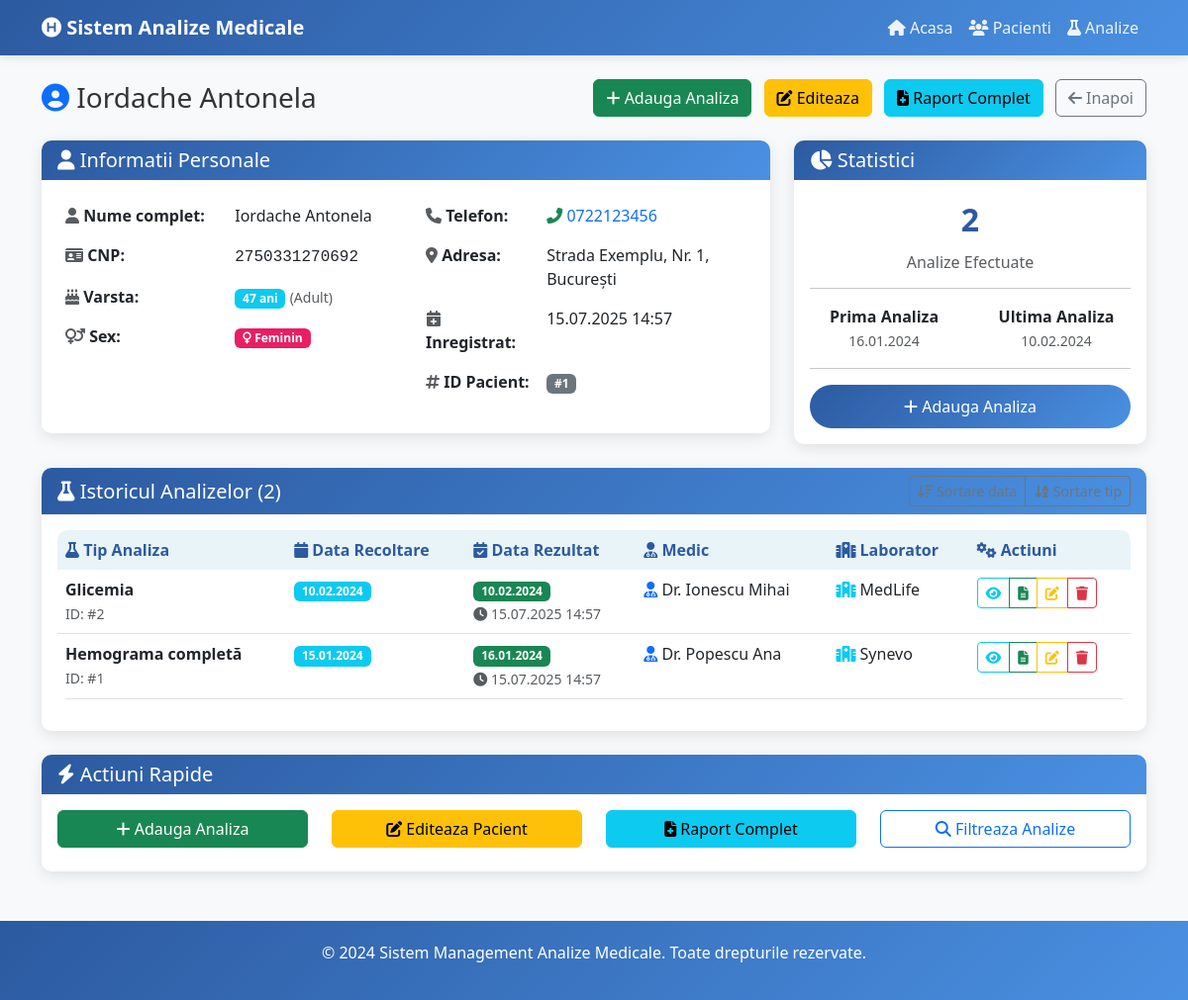
Screenshot of /patients/view/1 with the database file from the repository.
### app.py (models this page shows, shortened)
class Patient(db.Model):
    __tablename__ = 'patients'
    id = db.Column(db.Integer, primary_key=True)
    nume = db.Column(db.String(100), nullable=False, index=True)
    prenume = db.Column(db.String(100), nullable=False, index=True)
    cnp = db.Column(db.String(13), unique=True, nullable=False, index=True)
    varsta = db.Column(db.Integer, nullable=False)
    sex = db.Column(db.String(1), nullable=False)  # M/F
    telefon = db.Column(db.String(20))
    adresa = db.Column(db.Text)
    created_at = db.Column(db.DateTime, default=datetime.utcnow, index=True)
    analyses = db.relationship('Analysis', backref='patient', lazy=True, cascade='all, delete-orphan')

class Analysis(db.Model):
    __tablename__ = 'analyses'
    id = db.Column(db.Integer, primary_key=True)
    patient_id = db.Column(db.Integer, db.ForeignKey('patients.id'), nullable=False, index=True)
    tip_analiza = db.Column(db.String(200), nullable=False, index=True)
    rezultat = db.Column(db.Text, nullable=False)
    valori_normale = db.Column(db.String(100))
    observatii = db.Column(db.Text)
    data_recoltare = db.Column(db.Date, nullable=False, index=True)
    data_rezultat = db.Column(db.Date, nullable=False, index=True)
    medic = db.Column(db.String(100))
    laborator = db.Column(db.String(100))
    created_at = db.Column(db.DateTime, default=datetime.utcnow, index=True)

### app.py (the view)
@app.route('/patients/view/<int:id>')
def view_patient(id: int):
    patient = Patient.query.get_or_404(id)
    analyses = Analysis.query.filter_by(patient_id=id).order_by(Analysis.data_rezultat.desc()).all()
    return render_template('patients/view.html', patient=patient, analyses=analyses)

### templates/patients/view.html (shortened to what this page needs)
{% extends "base.html" %}
{% block content %}
<div class="row">
    <div class="col-12">
        <div class="d-flex justify-content-between align-items-center mb-4">
            <h1 class="h3 mb-0">
                <i class="fas fa-user-circle text-primary"></i>
                {{ patient.nume }} {{ patient.prenume }}
            </h1>
            <div>
                <a href="{{ url_for('add_analysis') }}?patient_id={{ patient.id }}" class="btn btn-success me-2">
                    <i class="fas fa-plus"></i> Adauga Analiza
                </a>
                <a href="{{ url_for('edit_patient', id=patient.id) }}" class="btn btn-warning me-2">
                    <i class="fas fa-edit"></i> Editeaza
                </a>
                <a href="{{ url_for('generate_patient_report', patient_id=patient.id) }}" class="btn btn-info me-2">
                    <i class="fas fa-file-medical"></i> Raport Complet
                </a>
                <a href="{{ url_for('patients_list') }}" class="btn btn-outline-secondary">
                    <i class="fas fa-arrow-left"></i> Inapoi
                </a>
            </div>
        </div>
    </div>
</div>
<div class="row mb-4">
    <div class="col-lg-8">
        <div class="card">
            <div class="card-header">
                <h5 class="card-title mb-0">
                    <i class="fas fa-user"></i> Informatii Personale
                </h5>
            </div>
            <div class="card-body">
                <div class="row">
                    <div class="col-md-6">
                        <table class="table table-borderless">
                            <tr>
                                <td class="fw-semibold"><i class="fas fa-user text-muted"></i> Nume complet:</td>
                                <td>{{ patient.nume }} {{ patient.prenume }}</td>
                            </tr>
                            <tr>
                                <td class="fw-semibold"><i class="fas fa-id-card text-muted"></i> CNP:</td>
                                <td><span class="font-monospace">{{ patient.cnp }}</span></td>
                            </tr>
                            <tr>
                                <td class="fw-semibold"><i class="fas fa-birthday-cake text-muted"></i> Varsta:</td>
                                <td>
                                    <span class="badge bg-info">{{ patient.varsta }} ani</span>
                                    <small class="text-muted">
                                        ({% if patient.varsta < 18 %}Copil{% elif patient.varsta < 65 %}Adult{% else %}Senior{% endif %})
                                    </small>
                                </td>
                            </tr>
                            <tr>
                                <td class="fw-semibold"><i class="fas fa-venus-mars text-muted"></i> Sex:</td>
                                <td>
                                    {% if patient.sex == 'M' %}
                                        <span class="badge bg-primary">
                                            <i class="fas fa-mars"></i> Masculin
                                        </span>
                                    {% else %}
                                        <span class="badge bg-pink" style="background-color: #e91e63 !important;">
                                            <i class="fas fa-venus"></i> Feminin
                                        </span>
                                    {% endif %}
                                </td>
                            </tr>
                        </table>
                    </div>
                    <div class="col-md-6">
                        <table class="table table-borderless">
                            <tr>
                                <td class="fw-semibold"><i class="fas fa-phone text-muted"></i> Telefon:</td>
                                <td>
                                    {% if patient.telefon %}
                                        <a href="tel:{{ patient.telefon }}" class="text-decoration-none">
                                            <i class="fas fa-phone-alt text-success"></i> {{ patient.telefon }}
                                        </a>
                                    {% else %}
                                        <span class="text-muted">Nu este specificat</span>
                                    {% endif %}
                                </td>
                            </tr>
                            <tr>
                                <td class="fw-semibold"><i class="fas fa-map-marker-alt text-muted"></i> Adresa:</td>
                                <td>
                                    {% if patient.adresa %}
                                        {{ patient.adresa }}
                                    {% else %}
                                        <span class="text-muted">Nu este specificata</span>
                                    {% endif %}
                                </td>
                            </tr>
                            <tr>
                                <td class="fw-semibold"><i class="fas fa-calendar-plus text-muted"></i> Inregistrat:</td>
                                <td>{{ patient.created_at.strftime('%d.%m.%Y %H:%M') if patient.created_at else 'N/A' }}</td>
                            </tr>
                            <tr>
                                <td class="fw-semibold"><i class="fas fa-hashtag text-muted"></i> ID Pacient:</td>
                                <td><span class="badge bg-secondary">#{{ patient.id }}</span></td>
                            </tr>
                        </table>
                    </div>
                </div>
            </div>
        </div>
    </div>
    <div class="col-lg-4">
        <div class="card">
            <div class="card-header">
                <h5 class="card-title mb-0">
                    <i class="fas fa-chart-pie"></i> Statistici
                </h5>
            </div>
            <div class="card-body">
                <div class="text-center">
                    <div class="stats-number" style="font-size: 2rem; color: var(--primary-color);">
                        {{ analyses|length if analyses else 0 }}
                    </div>
                    <div class="h6 text-muted">Analize Efectuate</div>
                </div>
                {% if analyses %}
                <hr>
                <div class="row text-center">
                    <div class="col-6">
                        <div class="fw-semibold">Prima Analiza</div>
                        <small class="text-muted">{{ analyses[-1].data_rezultat.strftime('%d.%m.%Y') if analyses[-1].data_rezultat else 'N/A' }}</small>
                    </div>
                    <div class="col-6">
                        <div class="fw-semibold">Ultima Analiza</div>
                        <small class="text-muted">{{ analyses[0].data_rezultat.strftime('%d.%m.%Y') if analyses[0].data_rezultat else 'N/A' }}</small>
                    </div>
                </div>
                {% endif %}
                <hr>
                <div class="d-grid">
                    <a href="{{ url_for('add_analysis') }}?patient_id={{ patient.id }}" class="btn btn-primary">
                        <i class="fas fa-plus"></i> Adauga Analiza
                    </a>
                </div>
            </div>
        </div>
    </div>
</div>
<div class="card">
    <div class="card-header">
        <div class="d-flex justify-content-between align-items-center">
            <h5 class="card-title mb-0">
                <i class="fas fa-flask"></i>
                Istoricul Analizelor ({{ analyses|length if analyses else 0 }})
            </h5>
            {% if analyses and analyses|length > 0 %}
            <div class="btn-group" role="group">
                <button type="button" class="btn btn-outline-secondary btn-sm" onclick="sortAnalyses('date')">
                    <i class="fas fa-sort-amount-down"></i> Sortare data
                </button>
                <button type="button" class="btn btn-outline-secondary btn-sm" onclick="sortAnalyses('type')">
                    <i class="fas fa-sort-alpha-down"></i> Sortare tip
                </button>
            </div>
            {% endif %}
        </div>
    </div>
    <div class="card-body">
        {% if analyses %}
            <div class="table-responsive">
                <table class="table table-hover" id="analysesTable">
                    <thead>
                        <tr>
                            <th><i class="fas fa-flask"></i> Tip Analiza</th>
                            <th><i class="fas fa-calendar"></i> Data Recoltare</th>
                            <th><i class="fas fa-calendar-check"></i> Data Rezultat</th>
                            <th><i class="fas fa-user-md"></i> Medic</th>
                            <th><i class="fas fa-hospital"></i> Laborator</th>
                            <th><i class="fas fa-cogs"></i> Actiuni</th>
                        </tr>
                    </thead>
                    <tbody>
                        {% for analysis in analyses %}
                        <tr>
                            <td>
                                <div class="fw-semibold">{{ analysis.tip_analiza }}</div>
                                <small class="text-muted">ID: #{{ analysis.id }}</small>
                            </td>
                            <td>
                                <span class="badge bg-info">{{ analysis.data_recoltare.strftime('%d.%m.%Y') if analysis.data_recoltare else 'N/A' }}</span>
                            </td>
                            <td>
                                <span class="badge bg-success">{{ analysis.data_rezultat.strftime('%d.%m.%Y') if analysis.data_rezultat else 'N/A' }}</span>
                                <br>
                                <small class="text-muted">
                                    <i class="fas fa-clock"></i> {{ analysis.created_at.strftime('%d.%m.%Y %H:%M') if analysis.created_at else 'N/A' }}
                                </small>
                            </td>
                            <td>
                                {% if analysis.medic %}
                                    <i class="fas fa-user-md text-primary"></i> {{ analysis.medic }}
                                {% else %}
                                    <span class="text-muted">-</span>
                                {% endif %}
                            </td>
                            <td>
                                {% if analysis.laborator %}
                                    <i class="fas fa-hospital text-info"></i> {{ analysis.laborator }}
                                {% else %}
                                    <span class="text-muted">-</span>
                                {% endif %}
                            </td>
                            <td>
                                <div class="btn-group" role="group">
                                    <a href="{{ url_for('view_analysis', id=analysis.id) }}"
                                       class="btn btn-outline-info btn-sm" title="Vezi Detalii">
                                        <i class="fas fa-eye"></i>
                                    </a>
                                    <a href="{{ url_for('generate_analysis_report', analysis_id=analysis.id) }}"
                                       class="btn btn-outline-success btn-sm" title="Raport">
                                        <i class="fas fa-file-alt"></i>
                                    </a>
                                    <a href="{{ url_for('edit_analysis', id=analysis.id) }}"
                                       class="btn btn-outline-warning btn-sm" title="Editeaza">
                                        <i class="fas fa-edit"></i>
                                    </a>
                                    <a href="{{ url_for('delete_analysis', id=analysis.id) }}"
                                       class="btn btn-outline-danger btn-sm"
                                       onclick="return confirmDelete('Sigur doriti sa stergeti aceasta analiza?')"
                                       title="Sterge">
                                        <i class="fas fa-trash"></i>
                                    </a>
                                </div>
                            </td>
                        </tr>
                        {% endfor %}
                    </tbody>
                </table>
            </div>
        {% endif %}
    </div>
</div>
<div class="row mt-4">
    <div class="col-12">
        <div class="card">
            <div class="card-header">
                <h5 class="card-title mb-0">
                    <i class="fas fa-bolt"></i> Actiuni Rapide
                </h5>
            </div>
            <div class="card-body">
                <div class="row">
                    <div class="col-md-3 mb-2">
                        <a href="{{ url_for('add_analysis') }}?patient_id={{ patient.id }}" class="btn btn-success w-100">
                            <i class="fas fa-plus"></i> Adauga Analiza
                        </a>
                    </div>
                    <div class="col-md-3 mb-2">
                        <a href="{{ url_for('edit_patient', id=patient.id) }}" class="btn btn-warning w-100">
                            <i class="fas fa-edit"></i> Editeaza Pacient
                        </a>
                    </div>
                    <div class="col-md-3 mb-2">
                        <a href="{{ url_for('generate_patient_report', patient_id=patient.id) }}" class="btn btn-info w-100">
                            <i class="fas fa-file-medical"></i> Raport Complet
                        </a>
                    </div>
                    <div class="col-md-3 mb-2">
                        <a href="{{ url_for('analyses_list') }}?patient_id={{ patient.id }}" class="btn btn-outline-primary w-100">
                            <i class="fas fa-search"></i> Filtreaza Analize
                        </a>
                    </div>
                </div>
            </div>
        </div>
    </div>
</div>
{% endblock %}

### rows the page displays
Patient: nume "Iordache", prenume "Antonela", cnp "2750331270692", varsta "47", telefon "0722123456", adresa "Strada Exemplu, Nr. 1, București", created_at "15.07.2025 14:57", id "1"
Analysis: data_rezultat "16.01.2024", tip_analiza "Hemograma completă", id "1", data_recoltare "15.01.2024", created_at "15.07.2025 14:57", medic "Dr. Popescu Ana", laborator "Synevo"
Analysis: data_rezultat "10.02.2024", tip_analiza "Glicemia", id "2", data_recoltare "10.02.2024", created_at "15.07.2025 14:57", medic "Dr. Ionescu Mihai", laborator "MedLife"

### other values shown
{{ analyses|length if analyses else 0 }} "2"
